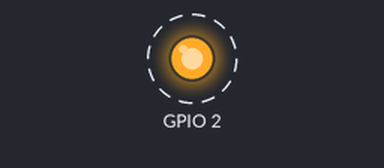
This sketch was run on a simulated ESP8266 (NodeMCU). On the bench: output pins drawn as LEDs (lit = HIGH). Dashed ring = blinking. EEPROM starts erased; what the sketch prints to the serial monitor is not drawn.

Above: at 0.5 s.
Timing chart, 0 to 4.6 s (numbered marks = the images above):
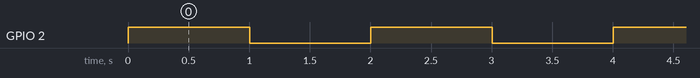

The sketch:

test_http_OTA.ino
```cpp
#include <Arduino.h>
#include <ESP8266WiFi.h>
#include <ESP8266HTTPClient.h>
#include <ESP8266httpUpdate.h>
#include <EEPROM.h>
int addr = 0;
const char* ssid = "Nguyen Tiem";
const char* password = "58642110";

const char *serverUrl = "http://192.168.1.21:3000/firmware.bin";

//void checkUpdate(){
//   t_httpUpdate_return ret = ESPhttpUpdate.update(serverUrl, currentVersion);
//  switch (ret) {
//    case HTTP_UPDATE_FAILED:
//      Serial.printf("HTTP_UPDATE_FAILD Error (%d): %s", ESPhttpUpdate.getLastError(),
//                    ESPhttpUpdate.getLastErrorString().c_str());
//      break;
//    case HTTP_UPDATE_NO_UPDATES:
//      Serial.println("HTTP_UPDATE_NO_UPDATES");
//      break;
//    case HTTP_UPDATE_OK:
//      Serial.println("HTTP_UPDATE_OK");
//      break;
//  }
//  }
void setup() {
  Serial.begin(115200);
  EEPROM.begin(514);  //Initialize EEPROM

  Serial.print("Read EEPROM");
  Serial.print(char(EEPROM.read(addr)));
  addr++;                      //Increment address
  Serial.print(char(EEPROM.read(addr)));
  addr++;                      //Increment address
  Serial.println(char(EEPROM.read(addr)));

  EEPROM.begin(514);  //Initialize EEPROM
 addr =0;
  // write to EEPROM.
  EEPROM.write(addr, 'g');
  addr++;                      //Increment address
  EEPROM.write(addr, 'b');
  addr++;                      //Increment address
  EEPROM.write(addr, 'C');
  EEPROM.commit();    //Store data to EEPROM

   pinMode(2, OUTPUT);
//  Serial.println();
//  Serial.println();
//  Serial.print("ESP8266 http update, current version: ");
//  Serial.println(currentVersion);
//  WiFi.begin(ssid, password);
//  while (WiFi.status() != WL_CONNECTED) {
//    delay(500);
//    Serial.print(".");
//  }

}
void loop() {

  digitalWrite(2, HIGH);   // turn the LED on (HIGH is the voltage level)
  delay(1000);                       // wait for a second
  digitalWrite(2, LOW);    // turn the LED off by making the voltage LOW
  delay(1000);
}
```

Measured:
- by itself, GPIO 2: alternates HIGH for 1.0 s and LOW for 1.0 s
